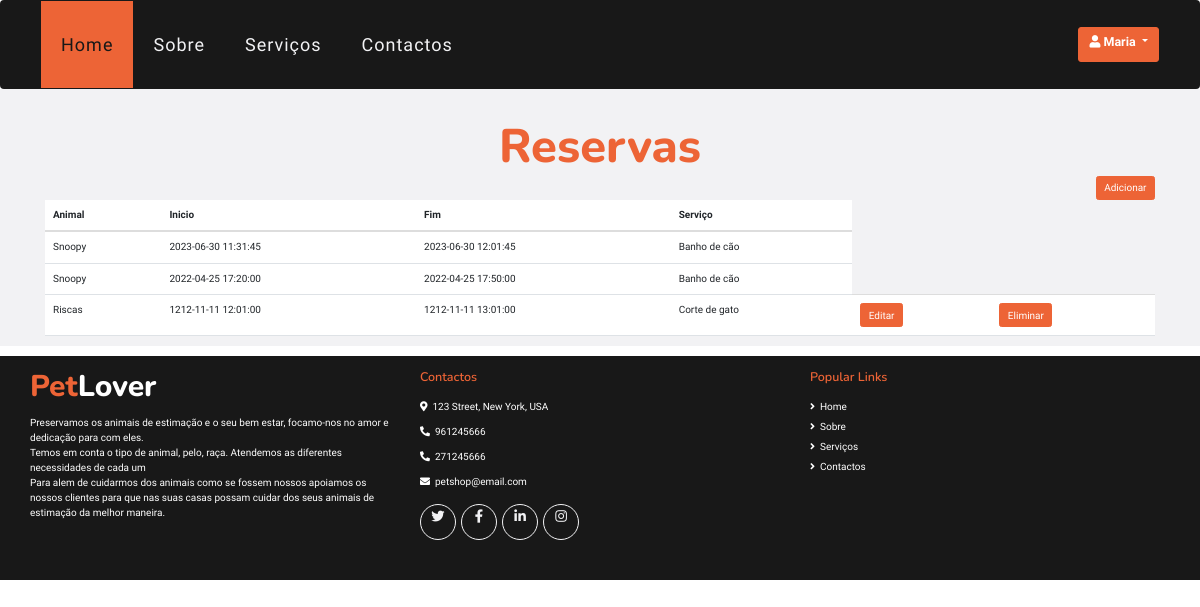
The app's page /paginas/reservas.php (signed in) with its own data.
### tables this page shows
CREATE TABLE `reservas` (
  `id` int(11) NOT NULL,
  `dataInicio` datetime NOT NULL,
  `dataFim` datetime NOT NULL,
  `idAnimal` int(11) NOT NULL,
  `idServico` int(11) NOT NULL,
  `idFuncionario` int(11) NOT NULL,
  `atendido` int(1) DEFAULT 0
);

CREATE TABLE `animais` (
  `id` int(11) NOT NULL,
  `nomeAnimal` text NOT NULL,
  `tipo` enum('cão','gato') NOT NULL,
  `raca` text NOT NULL,
  `pelo` enum('curto','longo','sem pelo') NOT NULL,
  `idDono` int(11) NOT NULL
);

CREATE TABLE `servicos` (
  `id` int(11) NOT NULL,
  `nomeServico` text NOT NULL,
  `descricao` text NOT NULL,
  `duracao` int(11) NOT NULL,
  `preco` int(11) NOT NULL,
  `imagem` varchar(60) NOT NULL
);

### paginas/reservas.php (the view, shortened to what this page needs)
<!DOCTYPE html>
<html>
<?php
require 'head.php';
$reservas = mysqli_query($conn, "SELECT DISTINCT
                                 r.*, a.nomeAnimal, s.nomeServico
                                 FROM reservas r
                                 INNER JOIN servicos s
                                 ON r.idServico = s.id
                                 INNER JOIN animais a
                                 ON r.idAnimal = a.id
                                 WHERE a.idDono=" . $_SESSION["id"] . "
                                 ORDER BY r.dataInicio DESC");
?>
<body>
    <?php require 'header.php'; ?>
    <div class="container-fluid bg-light pt-5">
        <div class="container">
            <div class="d-flex flex-column text-center">
                <h1 class="display-4 m-0"><span class="text-primary">Reservas</span> </h1>
            </div>
            <a type="button" class="btn btn-primary float-right" href="adicionarreserva.php">Adicionar</a>
            <table class="table">
                <thead>
                    <tr>
                        <th scope="col">Animal</th>
                        <th scope="col">Inicio</th>
                        <th scope="col">Fim</th>
                        <th scope="col">Serviço</th>
                    </tr>
                </thead>
                <tbody>
                    <?php
                    while ($reservasInfo = mysqli_fetch_array($reservas)) {
                    ?>
                        <tr>
                            <td scope="row">
                                <?php echo $reservasInfo['nomeAnimal'] ?>
                            </td>
                            <td scope="row">
                                <?php echo $reservasInfo['dataInicio'] ?>
                            </td>
                            <td scope="row">
                                <?php echo $reservasInfo['dataFim'] ?>
                            </td>
                            <td scope="row">
                                <?php echo $reservasInfo['nomeServico'] ?>
                            </td>
                            <?php
                            if ($reservasInfo['atendido'] == 0) {
                                echo '
                            <td scope="row">
                            <a type="button" class="btn btn-primary" href="editarutilizador.php?id=' . $reservasInfo['id'] . '">Editar</a>
                             </td>
                            <td scope="row">
                            <a type="button" class="btn btn-primary" href="eliminarReserva.php?id=' . $reservasInfo['id'] . '">Eliminar</a>
                             </td>
                            ';
                            }
                            ?>
                        </tr>
                    <?php
                    }
                    ?>
                </tbody>
            </table>
        </div>
    </div>
    <?php require "footer.php"; ?>
</body>
</html>

### records on screen
reservas: idAnimal.nomeAnimal "Snoopy", dataInicio "2023-06-30 11:31:45", dataFim "2023-06-30 12:01:45", idServico.nomeServico "Banho de cão"
reservas: idAnimal.nomeAnimal "Snoopy", dataInicio "2022-04-25 17:20:00", dataFim "2022-04-25 17:50:00", idServico.nomeServico "Banho de cão"
reservas: idAnimal.nomeAnimal "Riscas", dataInicio "1212-11-11 12:01:00", dataFim "1212-11-11 13:01:00", idServico.nomeServico "Corte de gato"

### other values on screen
$_SESSION['nomeUtilizador'] "Maria"
